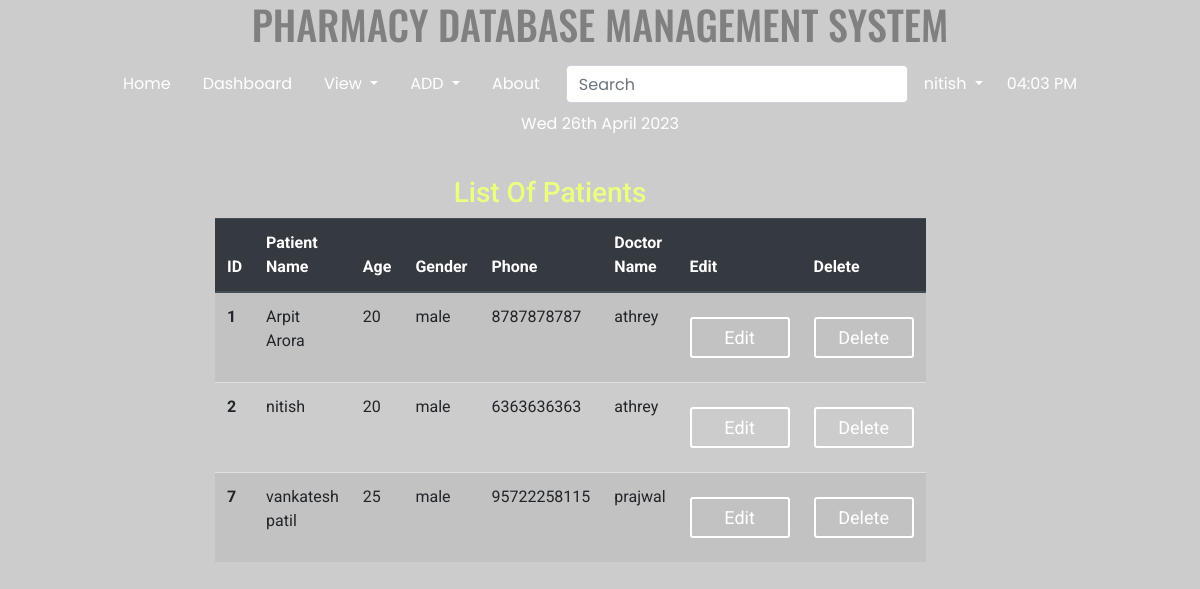
Screenshot of /patient/ (signed in) with the database file from the repository.
### home/models.py (models this page shows, shortened)
class Patient(models.Model):
    name = models.CharField(max_length=200)
    phone=models.CharField(max_length=17,default='')
    age=models.IntegerField(default='')
    gender = models.CharField(max_length=20)
    doctor_name = models.CharField(max_length=200)
    @staticmethod
    def get_all_patients():
        return Patient.objects.all()

### home/views.py (the view)
# urls.py: path('patient/', views.patients, name='patient-list'),
def patients(request):
    patients = Patient.get_all_patients()
    return render(request, 'home/patient_list.html', {'patients': patients})

### templates/home/patient_list.html (shortened to what this page needs)
{% extends 'basic.html' %}
{% block body %}
{% load static %}
{% load crispy_forms_tags %}
{% if user.is_authenticated %}
<div class="col-md-7 offset-md-2">
 <h3 class="text-center">List Of Patients</h3>
<table class="table table-striped">
  <thead class="thead-dark">
    <tr>
      <th scope="col">ID</th>
      <th scope="col">Patient Name</th>
      <th scope="col">Age</th>
      <th scope="col">Gender</th>
      <th scope="col">Phone</th>
      <th scope="col">Doctor Name</th>
      <th scope="col">Edit</th>
      <th scope="col">Delete</th>
    </tr>
  </thead>
  <tbody>
  {% for p in patients %}
    <tr>
      <th scope="row">{{p.id}}</th>
      <td>{{p.name}}</td>
      <td>{{p.age}}</td>
      <td>{{p.gender}}</td>
      <td>{{p.phone}}</td>
      <td>{{p.doctor_name}}</td>
      <td><a href="/patedit/{{p.id}}/"><button class="btn btn-primary btn-sm">Edit</button></a></td>
      <td>
        <form action="{% url 'home:delete_pat' p.id %}" method="post">
          <input type="submit" class="btn btn-primary btn-sm" value="Delete">
        </form>
      </td>
    </tr>
  {% endfor %}
  </tbody>
</table>
</div>
<body style="
      width: 100%;
    height: 100vh;
    background: linear-gradient(rgba(0, 0, 0, 0.2), rgba(0, 0, 0, 0.2)), url('/static/images/bg2.jpg');
    background-size: cover;
    font-family: 'Roboto', sans-serif;
    ">
{% else %}
<h2>Please Log in to Create a Post</h2>
{% endif %}
{% endblock body %}

### templates/basic.html (shortened to what this page needs)
<!DOCTYPE html>
<html lang="en">
<head>
    <link rel="stylesheet" href="https://stackpath.bootstrapcdn.com/bootstrap/4.2.1/css/bootstrap.min.css"
 />
    {% load static %}
    <link href="{% static 'css/style.css'  %}" rel="stylesheet" />
</head>
    <h1 class="text-center" style="color: grey; font-family: 'Oswald', sans-serif;"> PHARMACY DATABASE MANAGEMENT SYSTEM</h1>
    <nav class="navbar navbar-expand-lg navbar-light" style="background: none; color: grey; text-color: grey; font-family: 'Poppins', sans-serif;">
        <div class="collapse navbar-collapse" id="navbarSupportedContent">
            <ul class="nav justify-content-center">
                <li class="nav-item {% block blogactive %} {% endblock blogactive %}">
                    <a class="nav-link" href="/">Home</a>
                </li>
                <li class="nav-item">
                    <a class="nav-link" href="/dashboard/">Dashboard</a>
                </li>
                <li class="nav-item dropdown">
                    <a class="nav-link dropdown-toggle" href="#" id="navbarDropdown" role="button"
                        data-toggle="dropdown" aria-haspopup="true" aria-expanded="false">
                        View
                    </a>
                </li>
                <li class="nav-item dropdown">
                    <a class="nav-link dropdown-toggle" href="#" id="navbarDropdown" role="button"
                        data-toggle="dropdown" aria-haspopup="true" aria-expanded="false">
                        ADD
                    </a>
                </li>
                <li class="nav-item {% block aboutactive %} {% endblock aboutactive %}">
                    <a class="nav-link" href="/about/">About</a>
                </li>
                {% if user.is_authenticated %}
                <ul class="navbar-nav">
                    <form method="post" action="/search/" class="form-inline my-2 my-lg-0">
                        <li>
                            <input class="form-control mr-sm-2" style="color: #26f1fb" type="search"
                                placeholder="Search" aria-label="Search" name="q" id="q" />
                        </li>
                    </form>
                    <li class="nav-item dropdown">
                        <a class="nav-link dropdown-toggle" href="#" id="navbarDropdown" role="button"
                            data-toggle="dropdown" aria-haspopup="true" aria-expanded="false">
                            {{request.user}}
                        </a>
                    </li>
                </ul>
                {% else %}
                <li class="nav-item {% block login %} {% endblock login %}">
                    <a class="nav-link" href="{% url 'home:login' %}">Login</a>
                </li>
                {% endif %}
                <li class="nav-item">
                    <a class="nav-link" href="">{% now "h:i A" as current_time %} {{ current_time|center:"150" }}</a>
                </li>
                <li class="nav-item">
                    <a class="nav-link" href="">{% now "D jS F Y" %}</a>
                </li>
            </ul>
        </div>
    </nav>
    <br />
    {% block body %} {% endblock %} {% block js %} {% endblock %}
</body>
</html>

### static/css/style.css (style rules this page uses)
body { margin: 0; padding: 0; font-family: sens-serif; height: 100vh; }
.nav, .collapse { width: 100%; }
.navbar .nav .nav-item .nav-link:link, .navbar .nav .nav-item .nav-link:visited { color: #fff; text-align: center; }
* { padding: 0; margin: 0; border-radius: border-box; }
input { width: 100%; border: none; outline: none; background: none; color: white; float: left; margin: 0 10px; font-size: 18px; }
.btn { width: 100px; background: none; border: 2px solid #fff; color: white; padding: 5px; font-size: 18px; cursor: pointer; margin: 12px 0; }
.col-md-6, .col-md-7, .col-md-8, .col-md-9, .col-md-10 { background: none; color: white; }
h1, h2, h3, h4, h5, h6 { background: none; color: rgb(236, 255, 127); }

### rows the page displays
Patient: id "1", name "Arpit Arora", age "20", gender "male", phone "8787878787", doctor_name "athrey"
Patient: id "2", name "nitish", age "20", gender "male", phone "6363636363", doctor_name "athrey"
Patient: id "7", name "vankatesh patil", age "25", gender "male", phone "95722258115", doctor_name "prajwal"

### other values shown
{{ request.user }} "nitish"
{{ current_time|center:"150" }} "04:03 PM"
